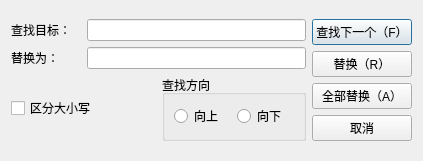
<?xml version="1.0" encoding="UTF-8"?>
<ui version="4.0">
 <class>ReplaceDialog</class>
 <widget class="QDialog" name="ReplaceDialog">
  <property name="geometry">
   <rect>
    <x>0</x>
    <y>0</y>
    <width>423</width>
    <height>161</height>
   </rect>
  </property>
  <property name="windowTitle">
   <string>Dialog</string>
  </property>
  <layout class="QGridLayout" name="gridLayout">
   <item row="0" column="0">
    <layout class="QHBoxLayout" name="horizontalLayout_5">
     <item>
      <layout class="QVBoxLayout" name="verticalLayout_2">
       <item>
        <layout class="QVBoxLayout" name="verticalLayout">
         <item>
          <layout class="QHBoxLayout" name="horizontalLayout">
           <item>
            <widget class="QLabel" name="label">
             <property name="sizePolicy">
              <sizepolicy hsizetype="Fixed" vsizetype="Preferred">
               <horstretch>0</horstretch>
               <verstretch>0</verstretch>
              </sizepolicy>
             </property>
             <property name="minimumSize">
              <size>
               <width>70</width>
               <height>0</height>
              </size>
             </property>
             <property name="maximumSize">
              <size>
               <width>70</width>
               <height>16777215</height>
              </size>
             </property>
             <property name="text">
              <string>查找目标：</string>
             </property>
            </widget>
           </item>
           <item>
            <widget class="QLineEdit" name="SearchText"/>
           </item>
          </layout>
         </item>
         <item>
          <layout class="QHBoxLayout" name="horizontalLayout_2">
           <item>
            <widget class="QLabel" name="label_2">
             <property name="sizePolicy">
              <sizepolicy hsizetype="Fixed" vsizetype="Preferred">
               <horstretch>0</horstretch>
               <verstretch>0</verstretch>
              </sizepolicy>
             </property>
             <property name="minimumSize">
              <size>
               <width>70</width>
               <height>0</height>
              </size>
             </property>
             <property name="maximumSize">
              <size>
               <width>70</width>
               <height>16777215</height>
              </size>
             </property>
             <property name="text">
              <string>替换为：</string>
             </property>
            </widget>
           </item>
           <item>
            <widget class="QLineEdit" name="ReplaceText"/>
           </item>
          </layout>
         </item>
        </layout>
       </item>
       <item>
        <layout class="QHBoxLayout" name="horizontalLayout_4">
         <item>
          <widget class="QCheckBox" name="CaseSensitive">
           <property name="text">
            <string>区分大小写</string>
           </property>
          </widget>
         </item>
         <item>
          <widget class="QGroupBox" name="groupBox">
           <property name="title">
            <string>查找方向</string>
           </property>
           <layout class="QHBoxLayout" name="horizontalLayout_3">
            <item>
             <widget class="QRadioButton" name="rbUp">
              <property name="text">
               <string>向上</string>
              </property>
             </widget>
            </item>
            <item>
             <widget class="QRadioButton" name="rbDown">
              <property name="text">
               <string>向下</string>
              </property>
             </widget>
            </item>
           </layout>
          </widget>
         </item>
        </layout>
       </item>
      </layout>
     </item>
     <item>
      <layout class="QVBoxLayout" name="verticalLayout_3">
       <item>
        <widget class="QPushButton" name="SearchNext">
         <property name="text">
          <string>查找下一个（F）</string>
         </property>
        </widget>
       </item>
       <item>
        <widget class="QPushButton" name="Replace">
         <property name="text">
          <string>替换（R）</string>
         </property>
        </widget>
       </item>
       <item>
        <widget class="QPushButton" name="ReplaceAll">
         <property name="text">
          <string>全部替换（A）</string>
         </property>
        </widget>
       </item>
       <item>
        <widget class="QPushButton" name="Cancel">
         <property name="text">
          <string>取消</string>
         </property>
        </widget>
       </item>
      </layout>
     </item>
    </layout>
   </item>
  </layout>
 </widget>
 <resources/>
 <connections/>
</ui>
